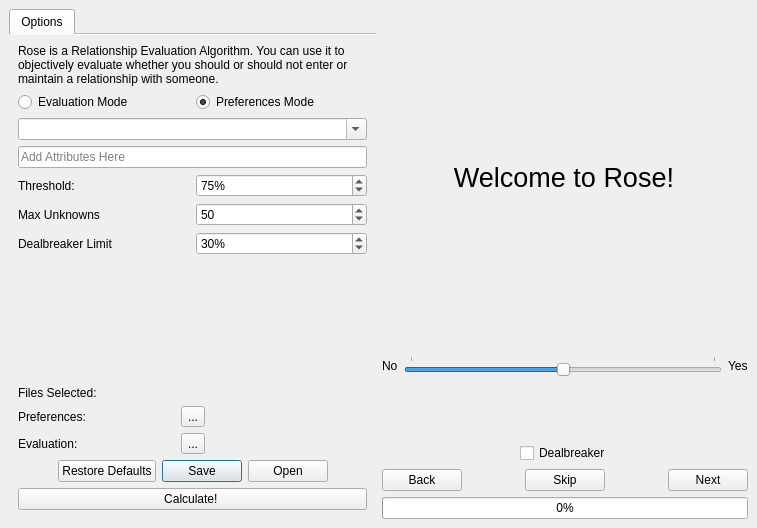
<?xml version="1.0" encoding="UTF-8"?>
<ui version="4.0">
 <class>MainWindow</class>
 <widget class="QMainWindow" name="MainWindow">
  <property name="geometry">
   <rect>
    <x>0</x>
    <y>0</y>
    <width>757</width>
    <height>528</height>
   </rect>
  </property>
  <property name="windowTitle">
   <string>Relationship Evaluation Algorithm</string>
  </property>
  <property name="windowIcon">
   <iconset>
    <normaloff>../assets/roseIcon.png</normaloff>../assets/roseIcon.png</iconset>
  </property>
  <widget class="QWidget" name="centralwidget">
   <layout class="QHBoxLayout" name="horizontalLayout_10">
    <item>
     <widget class="QTabWidget" name="tabs">
      <property name="sizePolicy">
       <sizepolicy hsizetype="Expanding" vsizetype="Expanding">
        <horstretch>0</horstretch>
        <verstretch>0</verstretch>
       </sizepolicy>
      </property>
      <property name="minimumSize">
       <size>
        <width>309</width>
        <height>0</height>
       </size>
      </property>
      <property name="tabPosition">
       <enum>QTabWidget::North</enum>
      </property>
      <property name="tabShape">
       <enum>QTabWidget::Rounded</enum>
      </property>
      <property name="currentIndex">
       <number>0</number>
      </property>
      <property name="elideMode">
       <enum>Qt::ElideNone</enum>
      </property>
      <property name="documentMode">
       <bool>true</bool>
      </property>
      <property name="movable">
       <bool>false</bool>
      </property>
      <property name="tabBarAutoHide">
       <bool>false</bool>
      </property>
      <widget class="QWidget" name="Options">
       <attribute name="icon">
        <iconset theme="Settings">
         <normaloff>.</normaloff>.</iconset>
       </attribute>
       <attribute name="title">
        <string>Options</string>
       </attribute>
       <layout class="QVBoxLayout" name="verticalLayout_3">
        <item>
         <widget class="QLabel" name="label_3">
          <property name="text">
           <string>Rose is a Relationship Evaluation Algorithm. You can use it to objectively evaluate whether you should or should not enter or maintain a relationship with someone.</string>
          </property>
          <property name="wordWrap">
           <bool>true</bool>
          </property>
         </widget>
        </item>
        <item>
         <layout class="QHBoxLayout" name="horizontalLayout_6">
          <item>
           <widget class="QRadioButton" name="evalModeButton">
            <property name="toolTip">
             <string>Evaluate a specific person based on the preferences you set in Preferences Mode</string>
            </property>
            <property name="text">
             <string>Evaluation Mode</string>
            </property>
            <property name="checked">
             <bool>false</bool>
            </property>
           </widget>
          </item>
          <item>
           <widget class="QRadioButton" name="preferenceModeButton">
            <property name="toolTip">
             <string>Specify how much certain attributes matter to you in general</string>
            </property>
            <property name="text">
             <string>Preferences Mode</string>
            </property>
            <property name="checked">
             <bool>true</bool>
            </property>
           </widget>
          </item>
         </layout>
        </item>
        <item>
         <widget class="QComboBox" name="groupSelector">
          <property name="editable">
           <bool>true</bool>
          </property>
         </widget>
        </item>
        <item>
         <widget class="QLineEdit" name="questionBox">
          <property name="placeholderText">
           <string>Add Attributes Here</string>
          </property>
         </widget>
        </item>
        <item>
         <layout class="QHBoxLayout" name="horizontalLayout_4">
          <item>
           <widget class="QLabel" name="thresholdLabel">
            <property name="text">
             <string>Threshold:</string>
            </property>
           </widget>
          </item>
          <item>
           <widget class="QSpinBox" name="thresholdBox">
            <property name="toolTip">
             <string>Your &quot;pickiness&quot; value: How much does someone have to fit your criteria in order to enter a relationship with them? The higher the number, the more perfectly someone has to fit your preferences in order for you to date them.</string>
            </property>
            <property name="suffix">
             <string>%</string>
            </property>
            <property name="minimum">
             <number>1</number>
            </property>
            <property name="maximum">
             <number>100</number>
            </property>
            <property name="singleStep">
             <number>1</number>
            </property>
            <property name="value">
             <number>75</number>
            </property>
           </widget>
          </item>
         </layout>
        </item>
        <item>
         <layout class="QHBoxLayout" name="horizontalLayout_8">
          <item>
           <widget class="QLabel" name="maxUnknownsLabel">
            <property name="text">
             <string>Max Unknowns</string>
            </property>
           </widget>
          </item>
          <item>
           <widget class="QSpinBox" name="maxUnknownsBox">
            <property name="toolTip">
             <string>The maximum amount of things you can not know about a person before you fail because you need to learn more about them</string>
            </property>
            <property name="specialValueText">
             <string/>
            </property>
            <property name="suffix">
             <string/>
            </property>
            <property name="prefix">
             <string/>
            </property>
            <property name="maximum">
             <number>100</number>
            </property>
            <property name="value">
             <number>50</number>
            </property>
           </widget>
          </item>
         </layout>
        </item>
        <item>
         <layout class="QHBoxLayout" name="horizontalLayout_3">
          <item>
           <widget class="QLabel" name="dealbreakerLimitLabel">
            <property name="text">
             <string>Dealbreaker Limit</string>
            </property>
           </widget>
          </item>
          <item>
           <widget class="QSpinBox" name="dealbreakerLimitBox">
            <property name="toolTip">
             <string>If they fail a deal-breaker question, but only partly</string>
            </property>
            <property name="specialValueText">
             <string/>
            </property>
            <property name="suffix">
             <string>%</string>
            </property>
            <property name="prefix">
             <string/>
            </property>
            <property name="maximum">
             <number>100</number>
            </property>
            <property name="value">
             <number>30</number>
            </property>
           </widget>
          </item>
         </layout>
        </item>
        <item>
         <spacer name="verticalSpacer_2">
          <property name="orientation">
           <enum>Qt::Vertical</enum>
          </property>
          <property name="sizeHint" stdset="0">
           <size>
            <width>20</width>
            <height>40</height>
           </size>
          </property>
         </spacer>
        </item>
        <item>
         <widget class="QLabel" name="label_7">
          <property name="text">
           <string>Files Selected:</string>
          </property>
         </widget>
        </item>
        <item>
         <layout class="QHBoxLayout" name="horizontalLayout_2">
          <item>
           <widget class="QLabel" name="label_8">
            <property name="text">
             <string>Preferences:</string>
            </property>
           </widget>
          </item>
          <item>
           <widget class="QToolButton" name="prefFileButton">
            <property name="text">
             <string>...</string>
            </property>
           </widget>
          </item>
          <item>
           <widget class="QLabel" name="prefFileLabel">
            <property name="text">
             <string/>
            </property>
           </widget>
          </item>
         </layout>
        </item>
        <item>
         <layout class="QHBoxLayout" name="horizontalLayout_9">
          <item>
           <widget class="QLabel" name="label_9">
            <property name="text">
             <string>Evaluation:</string>
            </property>
           </widget>
          </item>
          <item>
           <widget class="QToolButton" name="evalFileButton">
            <property name="text">
             <string>...</string>
            </property>
           </widget>
          </item>
          <item>
           <widget class="QLabel" name="evalFileLabel">
            <property name="text">
             <string/>
            </property>
           </widget>
          </item>
         </layout>
        </item>
        <item>
         <widget class="QDialogButtonBox" name="fileButtonBox">
          <property name="orientation">
           <enum>Qt::Horizontal</enum>
          </property>
          <property name="standardButtons">
           <set>QDialogButtonBox::Open|QDialogButtonBox::RestoreDefaults|QDialogButtonBox::Save</set>
          </property>
          <property name="centerButtons">
           <bool>true</bool>
          </property>
         </widget>
        </item>
        <item>
         <widget class="QPushButton" name="calculateButton">
          <property name="text">
           <string>Calculate! </string>
          </property>
         </widget>
        </item>
       </layout>
      </widget>
     </widget>
    </item>
    <item>
     <layout class="QVBoxLayout" name="rightGui">
      <item>
       <widget class="QLabel" name="modeLabel">
        <property name="maximumSize">
         <size>
          <width>16777215</width>
          <height>50</height>
         </size>
        </property>
        <property name="text">
         <string/>
        </property>
        <property name="alignment">
         <set>Qt::AlignHCenter|Qt::AlignTop</set>
        </property>
        <property name="wordWrap">
         <bool>true</bool>
        </property>
       </widget>
      </item>
      <item>
       <widget class="QLabel" name="question">
        <property name="maximumSize">
         <size>
          <width>364</width>
          <height>16777215</height>
         </size>
        </property>
        <property name="font">
         <font>
          <pointsize>20</pointsize>
         </font>
        </property>
        <property name="text">
         <string>Welcome to Rose!</string>
        </property>
        <property name="scaledContents">
         <bool>false</bool>
        </property>
        <property name="alignment">
         <set>Qt::AlignCenter</set>
        </property>
        <property name="wordWrap">
         <bool>true</bool>
        </property>
       </widget>
      </item>
      <item>
       <layout class="QVBoxLayout" name="verticalLayout">
        <item>
         <layout class="QHBoxLayout" name="horizontalLayout">
          <item>
           <widget class="QLabel" name="minLabel">
            <property name="text">
             <string>No</string>
            </property>
           </widget>
          </item>
          <item>
           <widget class="QSlider" name="responseSlider">
            <property name="focusPolicy">
             <enum>Qt::TabFocus</enum>
            </property>
            <property name="minimum">
             <number>0</number>
            </property>
            <property name="maximum">
             <number>100</number>
            </property>
            <property name="value">
             <number>50</number>
            </property>
            <property name="orientation">
             <enum>Qt::Horizontal</enum>
            </property>
            <property name="tickPosition">
             <enum>QSlider::TicksAbove</enum>
            </property>
            <property name="tickInterval">
             <number>100</number>
            </property>
           </widget>
          </item>
          <item>
           <widget class="QLabel" name="maxLabel">
            <property name="text">
             <string>Yes</string>
            </property>
           </widget>
          </item>
         </layout>
        </item>
        <item>
         <layout class="QHBoxLayout" name="horizontalLayout_7">
          <item>
           <spacer name="horizontalSpacer">
            <property name="orientation">
             <enum>Qt::Horizontal</enum>
            </property>
            <property name="sizeHint" stdset="0">
             <size>
              <width>40</width>
              <height>20</height>
             </size>
            </property>
           </spacer>
          </item>
          <item>
           <widget class="QCheckBox" name="dealbreakerBox">
            <property name="enabled">
             <bool>true</bool>
            </property>
            <property name="text">
             <string>Dealbreaker</string>
            </property>
           </widget>
          </item>
          <item>
           <spacer name="horizontalSpacer_2">
            <property name="orientation">
             <enum>Qt::Horizontal</enum>
            </property>
            <property name="sizeHint" stdset="0">
             <size>
              <width>40</width>
              <height>20</height>
             </size>
            </property>
           </spacer>
          </item>
         </layout>
        </item>
        <item>
         <layout class="QHBoxLayout" name="horizontalLayout_5">
          <item>
           <widget class="QPushButton" name="backButton">
            <property name="focusPolicy">
             <enum>Qt::TabFocus</enum>
            </property>
            <property name="text">
             <string>Back</string>
            </property>
           </widget>
          </item>
          <item>
           <spacer name="horizontalSpacer_7">
            <property name="orientation">
             <enum>Qt::Horizontal</enum>
            </property>
            <property name="sizeHint" stdset="0">
             <size>
              <width>40</width>
              <height>20</height>
             </size>
            </property>
           </spacer>
          </item>
          <item>
           <widget class="QPushButton" name="skipButton">
            <property name="focusPolicy">
             <enum>Qt::TabFocus</enum>
            </property>
            <property name="text">
             <string>Skip</string>
            </property>
           </widget>
          </item>
          <item>
           <spacer name="horizontalSpacer_6">
            <property name="orientation">
             <enum>Qt::Horizontal</enum>
            </property>
            <property name="sizeHint" stdset="0">
             <size>
              <width>40</width>
              <height>20</height>
             </size>
            </property>
           </spacer>
          </item>
          <item>
           <widget class="QPushButton" name="nextButton">
            <property name="focusPolicy">
             <enum>Qt::TabFocus</enum>
            </property>
            <property name="text">
             <string>Next</string>
            </property>
           </widget>
          </item>
         </layout>
        </item>
        <item>
         <widget class="QProgressBar" name="progressBar">
          <property name="value">
           <number>0</number>
          </property>
         </widget>
        </item>
       </layout>
      </item>
     </layout>
    </item>
   </layout>
  </widget>
 </widget>
 <tabstops>
  <tabstop>responseSlider</tabstop>
  <tabstop>nextButton</tabstop>
  <tabstop>skipButton</tabstop>
  <tabstop>backButton</tabstop>
  <tabstop>dealbreakerLimitBox</tabstop>
 </tabstops>
 <resources/>
 <connections/>
</ui>
